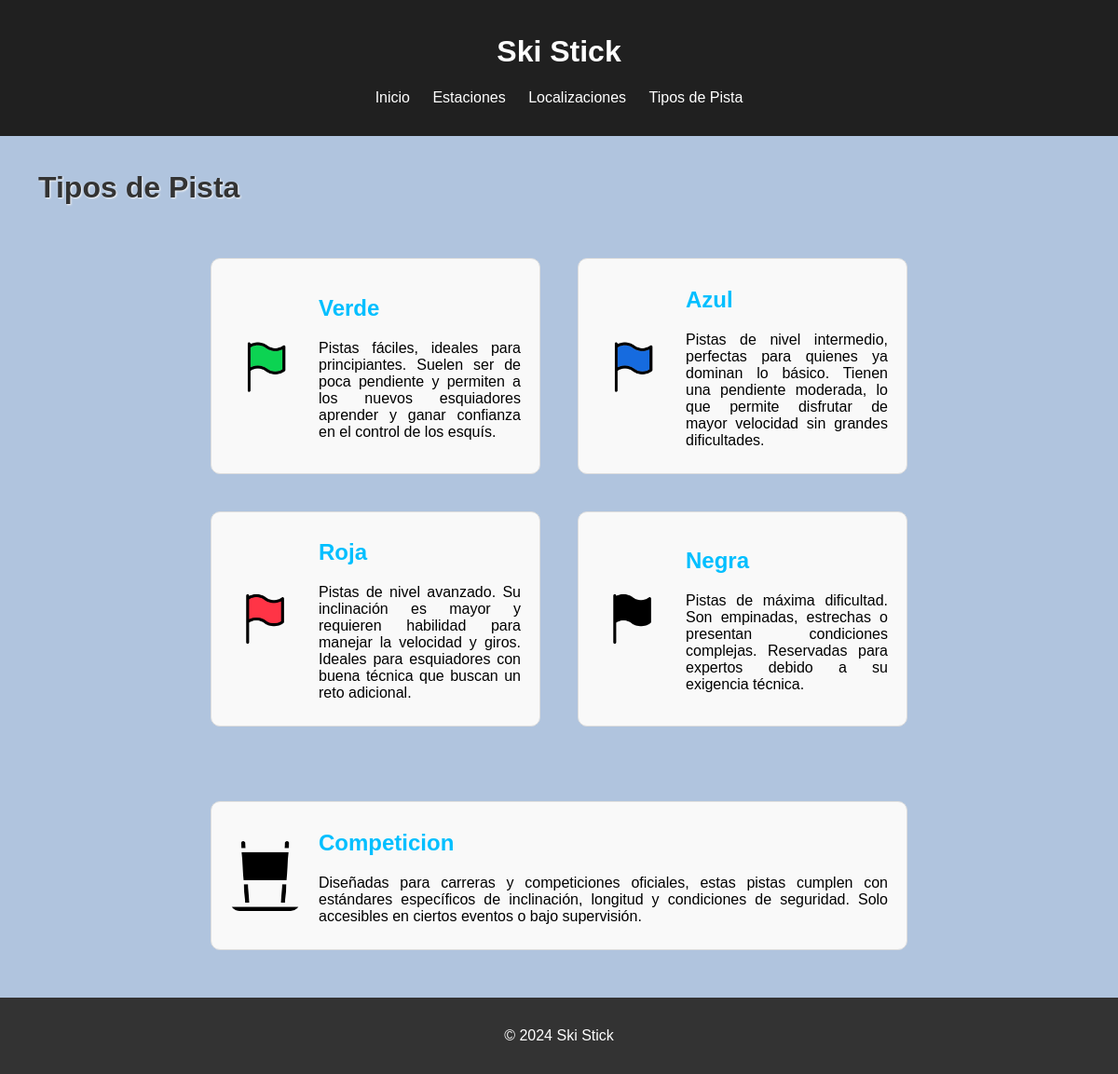
Page /pistas/ on the committed database.
### appSkiStick/models.py (models this page shows, shortened)
class TipoDePista(models.Model):
    TIPO_NIVEL = {
        'verde': 'Principiante',
        'azul': 'Amateur',
        'roja': 'Avanzado',
        'negra': 'Experto',
        'competicion': 'Competitivo',
    }
    TIPO_CHOICES = [
        ('verde', 'Verde'),
        ('azul', 'Azul'),
        ('roja', 'Roja'),
        ('negra', 'Negra'),
        ('competicion', 'Competición'),
    ]
    nombre = models.CharField(max_length=20, choices=TIPO_CHOICES, unique=True)
    nivel = models.CharField(max_length=20, editable=False)
    bandera = models.ImageField(upload_to='pistas/', blank=True, null=True, verbose_name='bandera_pista')
    descripcion_corta = models.TextField(blank=True, null=True)
    descripcion_larga = models.TextField(blank=True, null=True)

### appSkiStick/views.py (the view)
# urls.py: path('pistas/', PistaListView.as_view(), name='pista_list'),
class PistaListView(ListView):
    model = TipoDePista
    template_name = "pista_list.html"
    context_object_name = "pistas"

### appSkiStick/templates/pista_list.html
{% extends "base.html" %}
{% block content %}
    <h1 class="pistas-lista-titulo">Tipos de Pista</h1>
    <div class="pistas-lista-centrar">
        <div class="pistas-lista">
            {% for pista in pistas %}
                <div class="pista-item">
                    {% if pista.bandera %}
                    <img src="{{ pista.bandera.url }}" alt="{{ pista.nombre }}" class="pista-imagen">
                    {% endif %}
                    <div class="pista-info">
                        <h2><a href="{% url 'pista_detail' pista.pk %}">{{ pista.nombre }}</a></h2>
                        {% if pista.descripcion_corta %}
                        <p>{{ pista.descripcion_corta }}</p>
                        {% endif %}
                    </div>
                </div>
            {% endfor %}
        </div>
    </div>
{% endblock %}

### appSkiStick/static/css/styles.css (style rules this page uses)
html, body { height: 100%; margin: 0; padding: 0; overflow-y: auto; }
body { font-family: Arial, sans-serif; margin: 0; padding: 0; background-color: lightsteelblue; }
.pistas-lista-titulo { color: #333; text-shadow: 1px 1px 2px #f9f9f9; margin-left: 25px; }
.pistas-lista-centrar { display: flex; align-items: center; justify-content: center; padding: 25px 200px; }
.pistas-lista { display: grid; grid-template-columns: 1fr 1fr; gap: 20px; width: 100%; }
.pista-item { display: flex; flex-direction: row; align-items: center; border: 1px solid #ddd; border-radius: 10px; background-color: #f9f9f9; padding: 10px 20px; text-align: justify; margin: 10px; }
.pista-item:nth-child(5) { margin-top: 50px; grid-column: span 2; }
.pista-item img { border-radius: 10px; }
.pista-imagen { width: 75px; border-radius: 10px; margin: 0px 20px 0px 0px; }
.pista-info a { color: deepskyblue; text-decoration: none; text-transform: capitalize; }

### rows in the picture
TipoDePista: bandera (picture), nombre "Verde", descripcion_corta "Pistas fáciles, ideales para principiantes. Suelen ser de poca pendiente y permiten a los nuevos esquiadores aprender y ganar confianza en el control de los esquís."
TipoDePista: bandera (picture), nombre "Azul", descripcion_corta "Pistas de nivel intermedio, perfectas para quienes ya dominan lo básico. Tienen una pendiente moderada, lo que permite disfrutar de mayor velocidad sin grandes dificultades."
TipoDePista: bandera (picture), nombre "Roja", descripcion_corta "Pistas de nivel avanzado. Su inclinación es mayor y requieren habilidad para manejar la velocidad y giros. Ideales para esquiadores con buena técnica que buscan un reto adicional."
TipoDePista: bandera (picture), nombre "Negra", descripcion_corta "Pistas de máxima dificultad. Son empinadas, estrechas o presentan condiciones complejas. Reservadas para expertos debido a su exigencia técnica."
TipoDePista: bandera (picture), nombre "Competicion", descripcion_corta "Diseñadas para carreras y competiciones oficiales, estas pistas cumplen con estándares específicos de inclinación, longitud y condiciones de seguridad. Solo accesibles en ciertos eventos o bajo supervisión."
